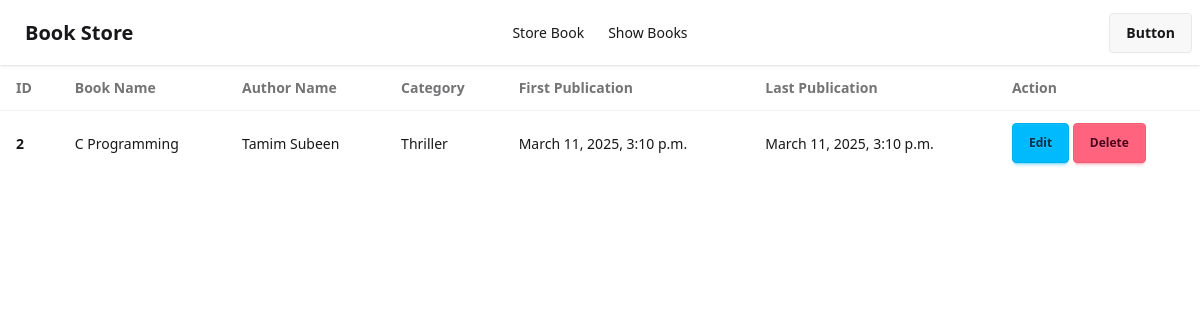
The app's page /book_details/2/ with its own data.
### book/models.py (models this page shows)
class BookStoreModel(models.Model):
    CATEGORY = (
        ('Mystery', 'Mystery'),
        ('Thriller', 'Thriller'),
        ('Sci-Fi', 'Sci-Fi'),
        ('Humor', 'Humor'),
        ('Horror', 'Horror')
    )
    id = models.IntegerField(primary_key=True)
    book_name = models.CharField(max_length= 30)
    author = models.CharField(max_length= 20)
    category = models.CharField(max_length=30, choices=CATEGORY)
    first_pub = models.DateTimeField(auto_now_add=True)
    last_pub = models.DateTimeField(auto_now=True)

### book/views.py (the view)
# urls.py: path('book_details/<int:id>/', views.BookDetailsView.as_view(), name="book_details"),
class BookDetailsView(DetailView):
    model = BookStoreModel
    template_name = 'book_details.html'
    context_object_name = 'item'
    pk_url_kwarg = 'id'

### book/templates/book_details.html
{% extends "base.html" %}
{% block content %}
<table class="table">
    <thead>
      <tr>
        <th>ID</th>
        <th>Book Name</th>
        <th>Author Name</th>
        <th>Category</th>
        <th>First Publication</th>
        <th>Last Publication</th>
        <th>Action</th>
      </tr>
    </thead>
    <tbody>
      <tr class="hover:bg-base-300">
          <th>{{item.id}}</th>
          <td>{{item.book_name}}</td>
          <td>{{item.author}}</td>
          <td>{{item.category}}</td>
          <td>{{item.first_pub}}</td>
          <td>{{item.last_pub}}</td>
          <td><a href="{% url 'edit_book' pk=item.id %}" class="text-xs btn btn-info">Edit</a> <a class="text-xs btn btn-error" href="{% url 'delete_book' pk=item.id %}">Delete</a> </td>
      </tr>
    </tbody>
  </table>
{% endblock %}

### records on screen
BookStoreModel: id "2", book_name "C Programming", author "Tamim Subeen", category "Thriller", first_pub "March 11, 2025, 3:10 p.m.", last_pub "March 11, 2025, 3:10 p.m."
